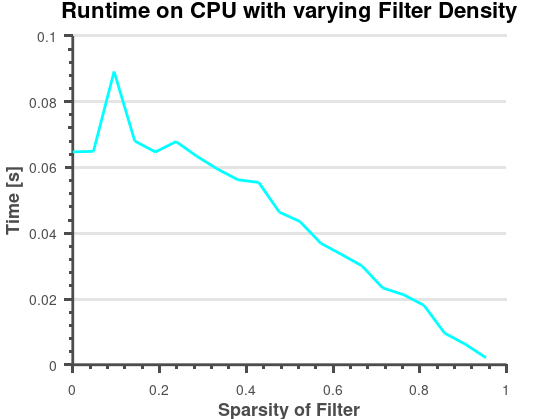

Reproduce this figure in MATLAB.
clear;
clc;
close all;

t_p_hash = importdata('build/result_hash_map.txt');
t_s_map = importdata('build/result_map.txt');
t_p_merge_sort = importdata('build/result_merge_sort.txt');
t_sparse_kernel = importdata('build/result_sparse_kernel_merge_sort.txt');



hold on;


% hTitle  = title ('Runtime on CPU');
% hXLabel = xlabel('number of threads', 'FontSize',13);
% hYLabel = ylabel('time [s]', 'FontSize',13);
% 
% num_cores = 1 : length(t_p_hash);
% plot(num_cores, t_p_hash, 'b','LineWidth',2);
% 
% num_cores = 1 : length(t_s_map);
% plot(num_cores, t_s_map, 'xr','LineWidth',2);
% 
% num_cores = 1 : length(t_p_merge_sort);
% plot(num_cores, t_p_merge_sort, 'c','LineWidth',2);
% 
% hLegend = legend('parallel hash map', 'serial ordered map', 'parallel merge sort', 'Location', 'northeast')



hTitle  = title ('Runtime on CPU with varying Filter Density');
hXLabel = xlabel('Sparsity of Filter', 'FontSize',13);
hYLabel = ylabel('Time [s]', 'FontSize',13);

num_samples = 1 : length(t_sparse_kernel);
density_samples = 1 - num_samples / length(t_sparse_kernel);
plot(fliplr(density_samples), fliplr(t_sparse_kernel), 'c','LineWidth',2);


set( gca                       , ...
    'FontName'   , 'Helvetica' );
%set([hTitle, hXLabel, hYLabel], ...
%    'FontName'   , 'AvantGarde');
% set([hLegend, gca]             , ...
%     'FontSize'   , 14          , ...
%     'Box', 'off');
set([hXLabel, hYLabel]  , ...
    'fontweight','Bold'       , ...
    'FontSize'   , 13          );
set( hTitle                    , ...
    'FontSize'   , 16          );

set(gca, ...
  'Box'         , 'off'     , ...
  'TickDir'     , 'out'     , ...
  'TickLength'  , [.02 .02] , ...
  'XMinorTick'  , 'on'      , ...
  'YMinorTick'  , 'on'      , ...
  'YGrid'       , 'on'      , ...
  'XGrid'       , 'off'      , ...
  'XColor'      , [.3 .3 .3], ...
  'YColor'      , [.3 .3 .3], ...
  'LineWidth'   , 2         );

set(gcf, 'PaperPositionMode', 'auto');
print -depsc2 'build/finalPlot1.eps'